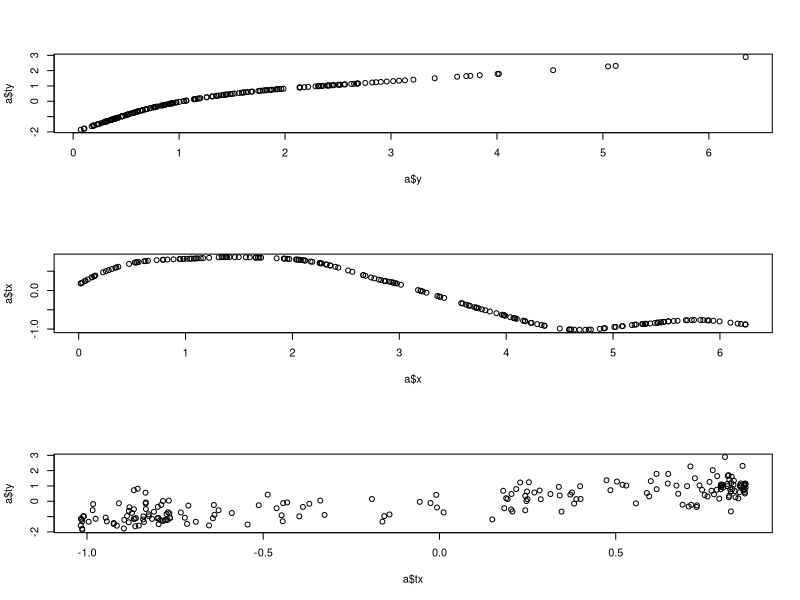
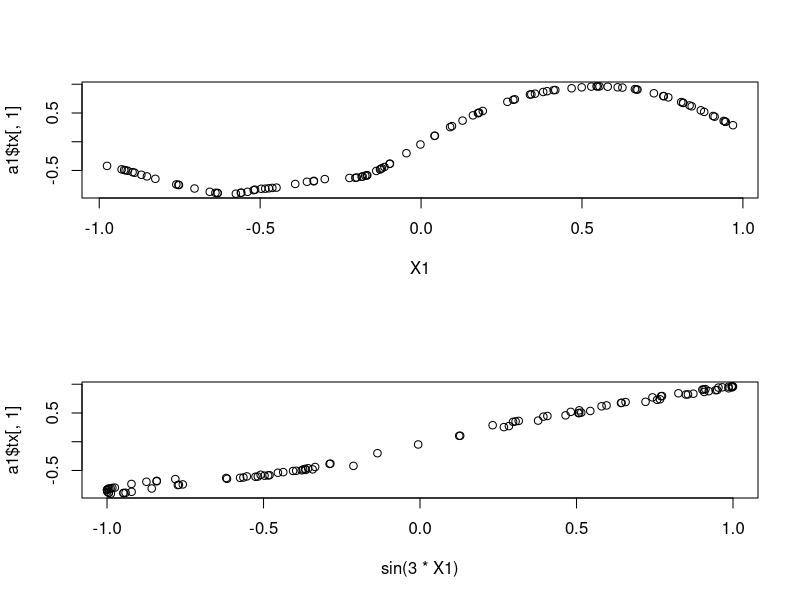
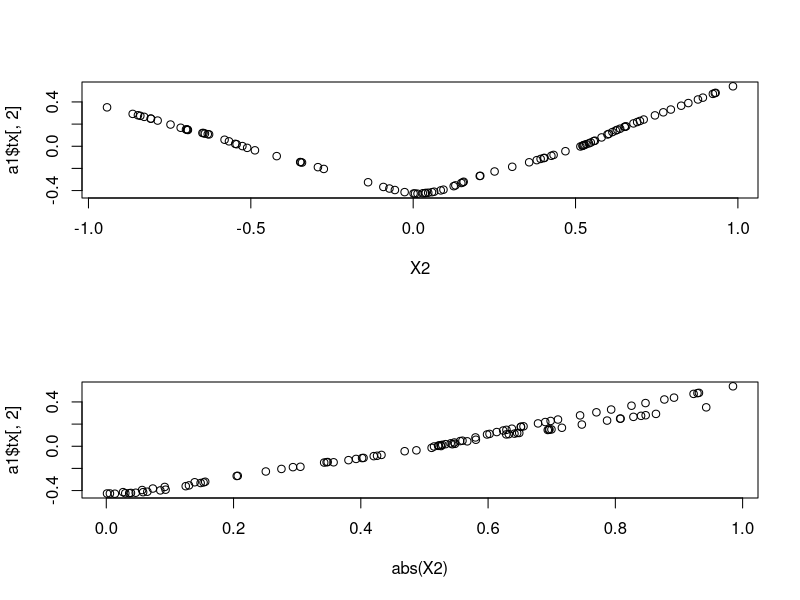
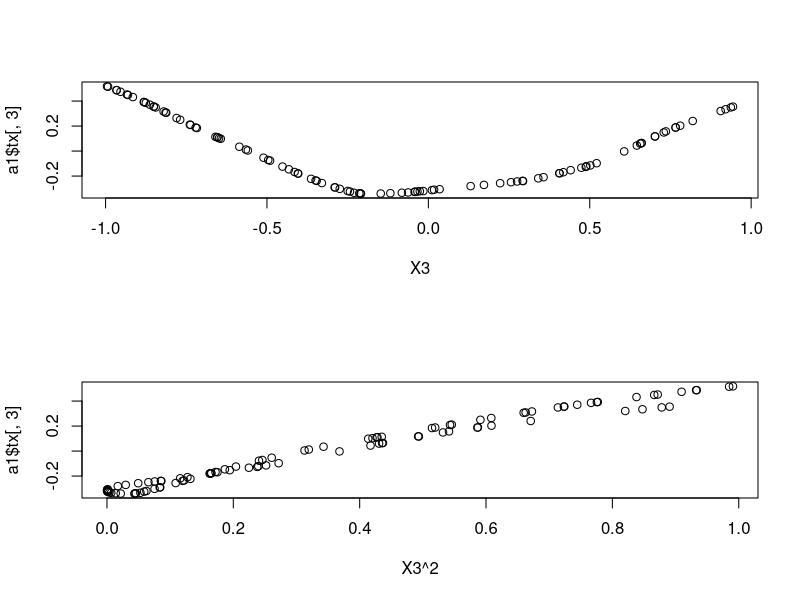
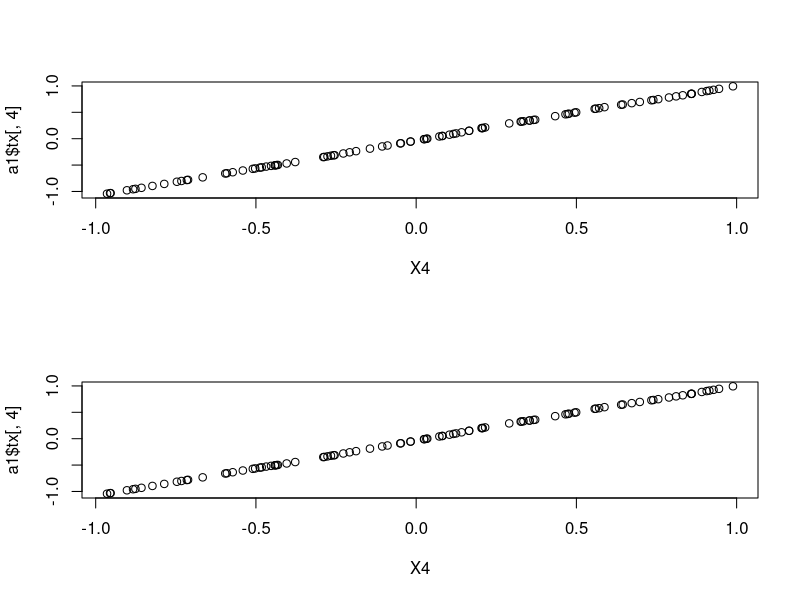
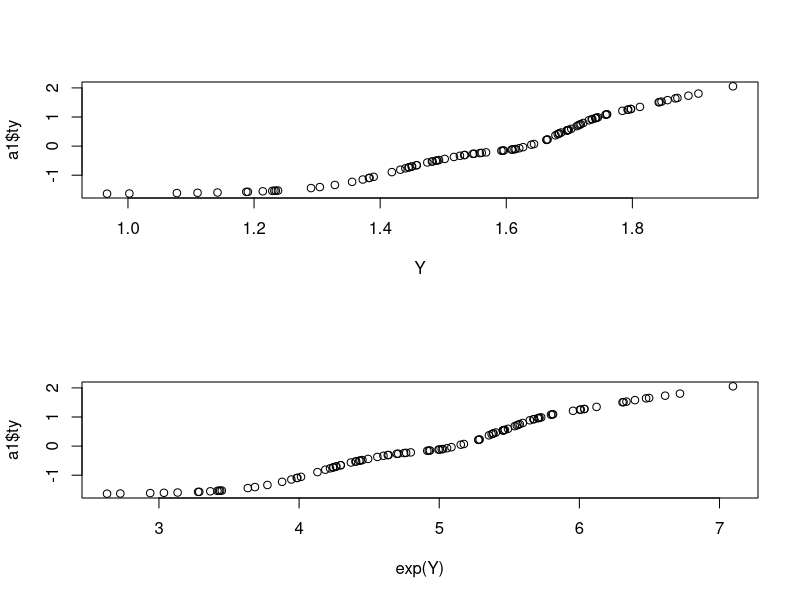

Write the R code that produced these figures, in order.
library(acepack)


### Name: avas
### Title: Additivity and variance stabilization for regression
### Aliases: avas avas.formula
### Keywords: models

### ** Examples

TWOPI <- 8*atan(1)
x <- runif(200,0,TWOPI)
y <- exp(sin(x)+rnorm(200)/2)
a <- avas(x,y)
par(mfrow=c(3,1))
plot(a$y,a$ty)  # view the response transformation
plot(a$x,a$tx)  # view the carrier transformation
plot(a$tx,a$ty) # examine the linearity of the fitted model

# From D. Wang and M. Murphy (2005), Identifying nonlinear relationships
# regression using the ACE algorithm.  Journal of Applied Statistics,
# 32, 243-258, adapted for avas.
X1 <- runif(100)*2-1
X2 <- runif(100)*2-1
X3 <- runif(100)*2-1
X4 <- runif(100)*2-1

# Original equation of Y:
Y <- log(4 + sin(3*X1) + abs(X2) + X3^2 + X4 + .1*rnorm(100))

# Transformed version so that Y, after transformation, is a
# linear function of transforms of the X variables:
# exp(Y) = 4 + sin(3*X1) + abs(X2) + X3^2 + X4

a1 <- avas(cbind(X1,X2,X3,X4),Y)

par(mfrow=c(2,1))

# For each variable, show its transform as a function of
# the original variable and the of the transform that created it,
# showing that the transform is recovered.
plot(X1,a1$tx[,1])
plot(sin(3*X1),a1$tx[,1])

plot(X2,a1$tx[,2])
plot(abs(X2),a1$tx[,2])

plot(X3,a1$tx[,3])
plot(X3^2,a1$tx[,3])

plot(X4,a1$tx[,4])
plot(X4,a1$tx[,4])

plot(Y,a1$ty)
plot(exp(Y),a1$ty)
